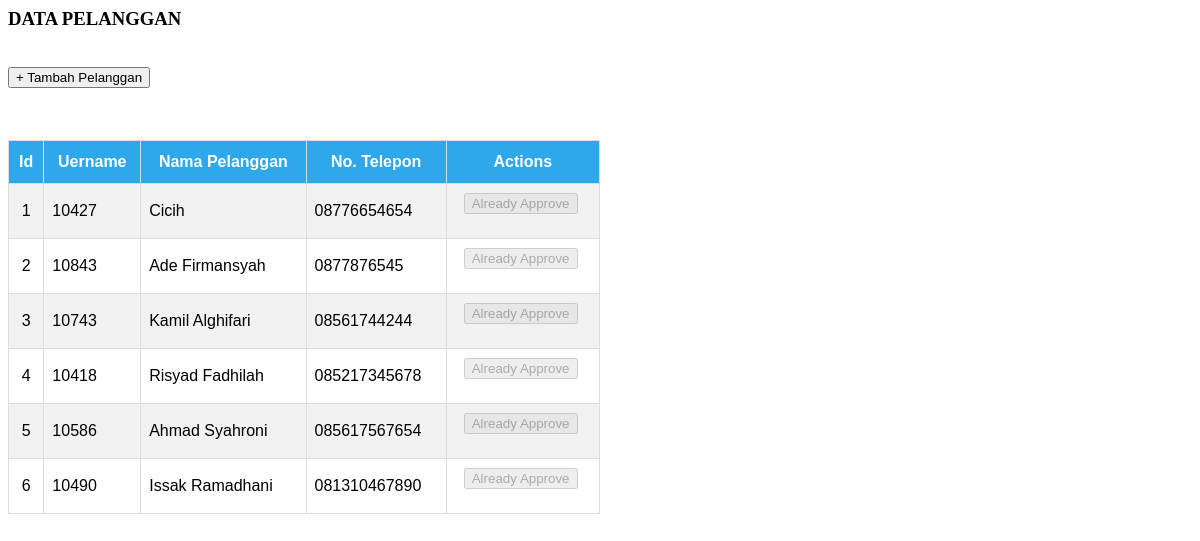
The app's page /pelanggan/list-pelangganbaru.php (signed in) with its own data.
### tables this page shows
CREATE TABLE `tbregister` (
  `kd_user` int(11) NOT NULL AUTO_INCREMENT,
  `username` varchar(50) NOT NULL,
  `password` varchar(255) NOT NULL,
  `name` varchar(80) NOT NULL,
  `level` varchar(2) NOT NULL,
  `telp` varchar(255) DEFAULT NULL,
  `photo` varchar(100) DEFAULT NULL,
  `status` varchar(1) DEFAULT NULL,
  PRIMARY KEY (`kd_user`),
  UNIQUE KEY `Username` (`username`)
);

### lib/controller.php (called while the page is built, shortened)
<?php
$db_host = "db";
$db_user = "root";
$db_pass = "password";
$db_name = "listrik";
try {
    $db = new PDO("mysql:host=$db_host;dbname=$db_name", $db_user, $db_pass);
} catch(PDOException $e) {
    die("Terjadi masalah: " . $e->getMessage());
}
class ambil {
    public function select($table,$field,$condition){
        global $db;
        $ambil=$db->prepare("SELECT * FROM $table WHERE $field $condition");
        $ambil->execute();
        while ($row = $ambil->fetch()){
            $data[] = $row;
        }
        return $data;
    }
}
class pelanggan {
    public function pelanggan(){
        global $db;
        $ambil=$db->prepare("SELECT * FROM tbpelanggan p JOIN tbtarif t ON p.KodeTarif = t.KodeTarif");
        $ambil->execute();
        while($row=$ambil->fetch()){
            $data[] = $row;
        }
        return $data;
    }
}
?>

### pelanggan/list-pelangganbaru.php (the view, shortened to what this page needs)
<?php
require_once("lib/controller.php");
$cmd = new pelanggan();
?>
            <h3>DATA PELANGGAN</h3>
            <form action='superadmin.php?page=tambahpelanggan' method='post'>
                <input  type='submit' name='submit' value='+ Tambah Pelanggan'>
            </form>
            <?php
                $cmd = new ambil();
                $rows = $cmd->select("tbregister","kd_user","!=0");
                echo "<table id='pelangganbaru' border= 1'>
                <tr>
                <th>Id</th>
                <th>Uername</th>
                <th>Nama Pelanggan</th>
                <th>No. Telepon</th>
                <th>Actions</th>
                </tr>";
                foreach($rows as $row)
                {
                echo "<tr>";
                echo "<td><center>" . $row['kd_user'] . "</td>";
                echo "<td>" . $row['username'] . "</td>";
                echo "<td>" . $row['name'] . "</td>";
                echo "<td>" . $row['telp'] . "</td>";
                $status = $row['status'];
                  if ($status == '0'){
                  echo "<td><center><form method='post' action='' style='display:inline-block'>
                    <input type='submit' name='approve' value='Approve' />
                    <input type='hidden' name='kd_user' value=".$row['kd_user']." />
                    </form>
                    <form method='post' action='' style='display:inline-block'>
                    <input type='submit' name='delete' value='Reject' />
                    <input type='hidden' name='kd_user' value=".$row['kd_user']." />
                    </form ></td>"
                    ;
                  }else {
                  echo "<td><center><form method='post' action='' style='display:inline-block'>
                    <input type='submit' name='approve' value='Already Approve' disabled/>
                    <input type='hidden' name='kd_user' value=".$row['kd_user']." />
                    </form>
                    <form method='post' action='' style='display:inline-block'>
                    <input type='submit' name='delete' value='Reject' hidden/>
                    <input type='hidden' name='kd_user' value=".$row['kd_user']." />
                    </form ></td>"
                    ;
                  }
                echo "</tr>";
                }
                echo "</table>";
            ?>

### records on screen
tbregister: kd_user "1", username "10427", name "Cicih", telp "08776654654"
tbregister: kd_user "2", username "10843", name "Ade Firmansyah", telp "0877876545"
tbregister: kd_user "3", username "10743", name "Kamil Alghifari", telp "08561744244"
tbregister: kd_user "4", username "10418", name "Risyad Fadhilah", telp "085217345678"
tbregister: kd_user "5", username "10586", name "Ahmad Syahroni", telp "085617567654"
tbregister: kd_user "6", username "10490", name "Issak Ramadhani", telp "081310467890"
